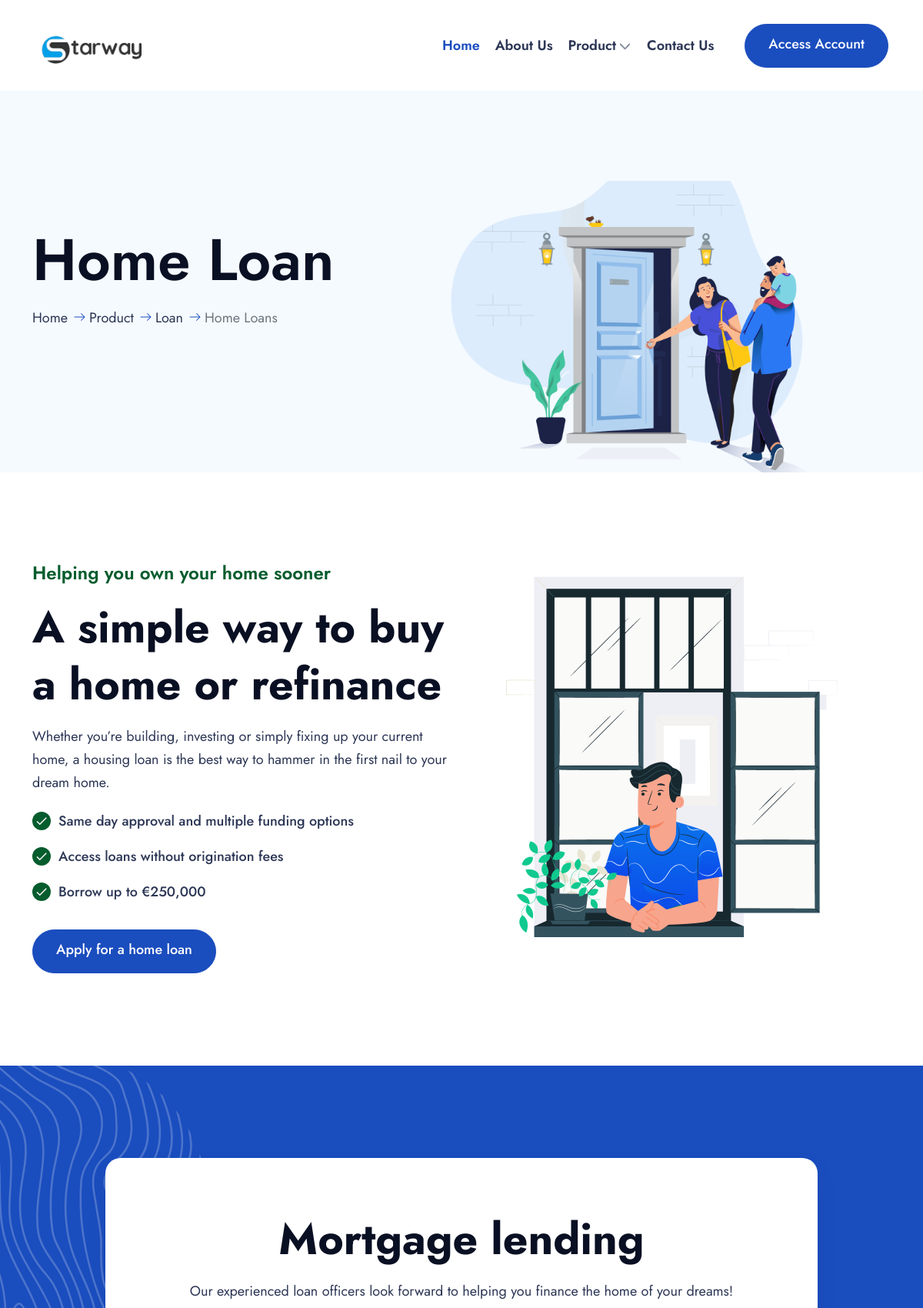
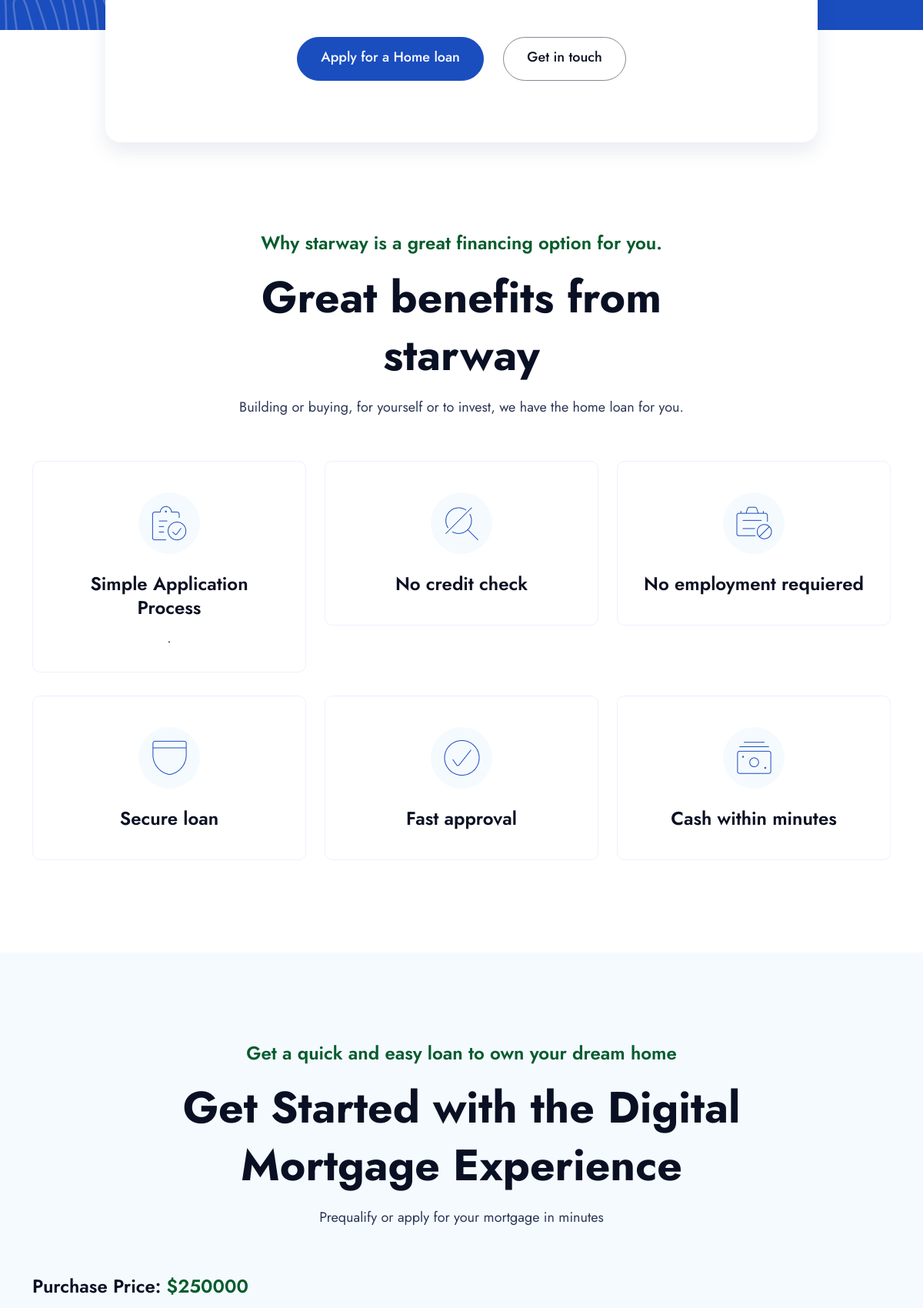
Screenshot of /home-loan.php (upper part) with the database file from the repository (2 pictures, top to bottom).
### tables this page shows
CREATE TABLE `setting` (
  `id` int(11) NOT NULL,
  `name` varchar(150) NOT NULL,
  `logo` varchar(150) NOT NULL,
  `address` varchar(150) NOT NULL,
  `email` varchar(150) NOT NULL,
  `phone` varchar(150) NOT NULL,
  `favicon` varchar(150) NOT NULL,
  `tagline` varchar(150) NOT NULL,
  `register` varchar(150) NOT NULL,
  `darklogo` varchar(150) NOT NULL,
  `description` varchar(700) NOT NULL DEFAULT 'This Credit Union is federally-insured by the National Credit Union Administration. We do business in accordance with the Fair Housing Law and Equal opportunity Credit Act.',
  `seo` varchar(150) NOT NULL,
  `footerlogo` varchar(150) NOT NULL DEFAULT 'footlogo.png',
  `securityalert` varchar(150) NOT NULL,
  `stockrate` varchar(5505) NOT NULL DEFAULT '<script type="text/javascript" src="https://s3.tradingview.com/external-embedding/embed-widget-ticker-tape.js" async="">                                                                         {                                                                             "symbols"                                                                         :                                                                             [                                                                                 {                                                                                     "title": "S&P 500",                                                                                     "proName": "OANDA:SPX500USD"                                                                                 },                                                                                 {                                                                                     "title": "Nasdaq 100",                                                                                     "proName": "OANDA:NAS100USD"                                                                                 },                                                                                 {                                                                                     "title": "EUR/USD",                                                                                     "proName": "FX_IDC:EURUSD"                                                                                 },                                                                                 {                                                                                     "title": "BTC/USD",                                                                                     "proName": "BITSTAMP:BTCUSD"                                                                                 },                                                                                 {                                                                                     "title": "ETH/USD",                                                                                     "proName": "BITSTAMP:ETHUSD"                                                                                 },                                                                                 {                                                                                     "description": "AAPL",                                                                                     "proName": "NASDAQ:AAPL"                                                                                 },                                                                                 {                                                                                     "description": "MICROSOFT",                                                                                     "proName": "NASDAQ:MSFT"                                                                                 }                                                                             ],                                                                                 "colorTheme"                                                                         :                                                                             "dark",                                                                                 "isTransparent"                                                                         :                                                                             false,                                                                                 "displayMode"                                                                         :                                                                             "compact",                                                                                 "locale"                                                                         :                                                                             "en"                                                                         }                                                                     </script>',
  `stockrate2` varchar(1000) NOT NULL DEFAULT '    <iframe             src="//www.exchangerates.org.uk/widget/ER-LRTICKER.php?w=1400&amp;s=1&amp;mc=GBP&amp;mbg=F0F0F0&amp;bs=yes&amp;bc=000044&amp;f=verdana&amp;fs=10px&amp;fc=000044&amp;lc=000044&amp;lhc=FE9A00&amp;vc=FE9A00&amp;vcu=008000&amp;vcd=FF0000&amp;"             width="1400" height="30" frameborder="0" scrolling="no" marginwidth="0" marginheight="0"></iframe>',
  `stock` int(11) NOT NULL DEFAULT 1,
  `money` varchar(50) NOT NULL DEFAULT 'USD',
  `country` varchar(50) NOT NULL DEFAULT 'United States',
  `visa_picture` varchar(150) NOT NULL,
  `tawk` varchar(500) NOT NULL,
  `shortname` varchar(150) NOT NULL DEFAULT 'Rednerbank',
  `blocked_msg` varchar(500) NOT NULL DEFAULT 'Dear Customer, we have discovered suspicious activities on your account. An unauthorized IP address attempted to carry out a transaction on your account. Consequently, your account has been flagged by our risk assessment department. kindly visit our nearest branch with your identification card and utility bill to confirm your identity before it can be reactivated. For more information, kindly contact our online customer care representatives.',
  `crypto` int(11) NOT NULL DEFAULT 1,
  `blocked_title` varchar(150) NOT NULL DEFAULT 'Account Suspended',
  `imfmsg` varchar(1000) NOT NULL DEFAULT 'You need to provide your IMF code before you can continue with this transaction.<br>                                                 You visit any of our nearest branch or contact our online customer care representative, they will help you with the appropriate IMF code for this transaction.',
  `cotmsg` varchar(1000) NOT NULL DEFAULT 'You need to provide your COT code before you can continue with this transaction. You can visit any of our nearest branch or contact our online customer care representative, they will help you with the appropriate COT code for this transaction.',
  `icmsg` text DEFAULT NULL,
  `tinmsg` text DEFAULT NULL,
  `tacmsg` text DEFAULT NULL,
  `charges` varchar(11) NOT NULL DEFAULT '0.3',
  `wiremsg` varchar(500) NOT NULL,
  `localmsg` varchar(500) NOT NULL,
  `cot_imf_counter` int(11) NOT NULL DEFAULT 5,
  `cot_error` varchar(500) NOT NULL DEFAULT 'Your account have been temporarily suspended for providing the wrong COT code, We are always committed to safe guarding your funds and therefore this is the right decision we can take for now. For more information, kindly contact our live customer care representatives.',
  `imf_error` varchar(500) NOT NULL DEFAULT 'Your account have been temporarily suspended for providing the wrong IMF code, We are always committed to safe guarding your funds and therefore this is the right decision we can take for now. For more information, kindly contact our live customer care representatives.',
  `enable_cot_imf` varchar(20) NOT NULL DEFAULT 'Yes',
  `rest_msg` varchar(1000) NOT NULL DEFAULT 'Your  account was temporary restricted from carrying out transaction via our online banking channel, Kindly visit any of our nearest branch to resolve this issue. For more information, kindly contact our online customer care representative.',
  `userstac` varchar(50) NOT NULL DEFAULT '1999',
  `usersic` varchar(50) NOT NULL DEFAULT '1999',
  `userstin` varchar(50) NOT NULL DEFAULT '1999',
  `enable_tin_ic_tac` varchar(20) NOT NULL DEFAULT 'Yes',
  `enable_tac` varchar(20) NOT NULL DEFAULT 'Yes',
  `enable_ic` varchar(20) NOT NULL DEFAULT 'Yes',
  `enable_tin` varchar(20) NOT NULL DEFAULT 'Yes',
  `former` varchar(150) NOT NULL DEFAULT 'Yes',
  `bots` int(10) NOT NULL DEFAULT 1,
  `site_url` varchar(50) NOT NULL,
  `kyc` int(11) NOT NULL DEFAULT 1,
  `loan` int(11) NOT NULL DEFAULT 1,
  `visual_card` int(11) NOT NULL DEFAULT 1,
  `theme` varchar(80) NOT NULL DEFAULT 'light'
);

### home-loan.php (the view, shortened to what the rows shown need)
<?php include 'header.php'; ?>
    <section class="banner-section inner-banner home-loan">
        <div class="overlay">
            <div class="banner-content d-flex align-items-center">
                <div class="container">
                    <div class="row justify-content-start">
                        <div class="col-lg-7 col-md-10">
                            <div class="main-content">
                                <h1>Home Loan</h1>
                            </div>
                        </div>
                    </div>
                </div>
            </div>
        </div>
    </section>
    <section class="features-section about-business-loan about-home-loan">
        <div class="overlay pt-120 pb-120">
            <div class="container wow fadeInUp">
                <div class="row">
                    <div class="col-lg-6">
                        <div class="top-section">
                            <div class="section-text">
                                <h2 class="title">A simple way to buy a home or refinance</h2>
                            </div>
                        </div>
                    </div>
                </div>
            </div>
        </div>
    </section>
    <section class="call-action home-loan-page">
        <div class="overlay pt-120">
            <div class="container wow fadeInUp">
                <div class="row d-flex justify-content-center">
                    <div class="col-lg-10">
                        <div class="main-content">
                            <div class="section-header text-center">
                                <h2 class="title">Mortgage lending</h2>
                            </div>
                        </div>
                    </div>
                </div>
            </div>
        </div>
    </section>
    <section class="account-feature loan-feature home-loan-page">
        <div class="overlay pt-120 pb-120">
            <div class="container wow fadeInUp">
                <div class="row justify-content-center">
                    <div class="col-lg-8">
                        <div class="section-header text-center">
                            <h5 class="sub-title">Why <?php echo $sitename ?> is a great financing option for you.</h5>
                            <h2 class="title">Great benefits from <?php echo $sitename ?></h2>
                            <p>Building or buying, for yourself or to invest, we have the home loan for you.</p>
                        </div>
                    </div>
                </div>
            </div>
        </div>
    </section>
    <section class="loan-calculation">
        <div class="overlay pt-120 pb-120">
            <div class="container wow fadeInUp">
                <div class="row justify-content-center">
                    <div class="col-lg-8">
                        <div class="section-header text-center">
                            <h2 class="title">Get Started with the Digital Mortgage Experience</h2>
                        </div>
                    </div>
                </div>
            </div>
        </div>
    </section>
   <?php include 'footer.php'; ?>

### header.php (shortened to what the rows shown need)
<?php
require_once "myaccount/scripts/connect.php";
$query = $conn->query("SELECT * FROM setting WHERE id = 1") or die(mysqli_error($conn));
while ($rows = mysqli_fetch_array($query)) {
    $sitename = $rows["name"];
    $logo = $rows["logo"];
}
?>
<!doctype html>
<html class="no-js" lang="en">
<head>
    <link rel="stylesheet" href="assets/css/bootstrap.min.css">
    <link rel="stylesheet" href="assets/css/fontawesome.min.css">
    <link rel="stylesheet" href="assets/css/jquery-ui.css">
    <link rel="stylesheet" href="assets/css/plugin/nice-select.css">
    <link rel="stylesheet" href="assets/css/plugin/slick.css">
    <link rel="stylesheet" href="assets/css/arafat-font.css">
    <link rel="stylesheet" href="assets/css/plugin/animate.css">
    <link rel="stylesheet" href="assets/css/style.css">
    <link rel="stylesheet" href="https://cdnjs.cloudflare.com/ajax/libs/OwlCarousel2/2.3.4/assets/owl.carousel.min.css" />
    <link rel="stylesheet" href="https://cdnjs.cloudflare.com/ajax/libs/OwlCarousel2/2.3.4/assets/owl.theme.default.min.css" />
</head>
<body>
    <header class="header-section">
        <div class="overlay">
          <div class="container">
            <div class="row d-flex header-area">
              <nav class="navbar navbar-expand-lg navbar-light">
                <a class="navbar-brand" href="index.php">
                  <img src="myaccount/<?php echo $logo ?>" width="150px" class="logo" alt="logo">
                </a>
              </nav>
            </div>
          </div>
        </div>
    </header>

### rows the page displays
setting: logo (picture), name "starway"
